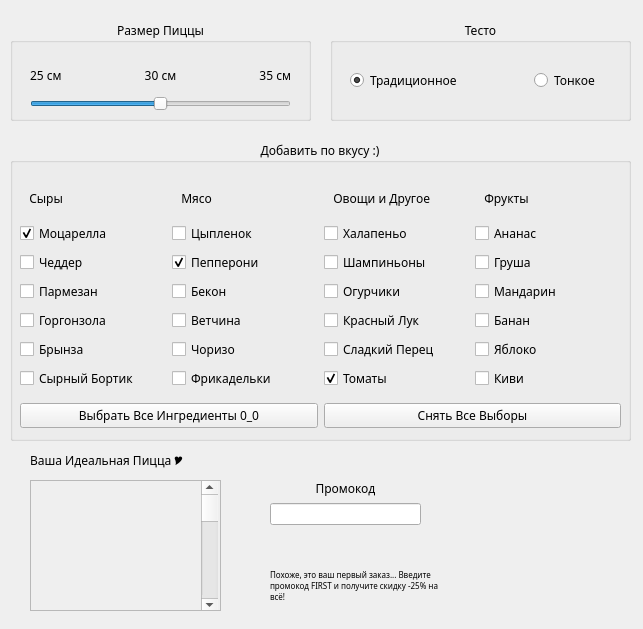
<?xml version="1.0" encoding="UTF-8"?>
<ui version="4.0">
 <class>MainWindow</class>
 <widget class="QMainWindow" name="MainWindow">
  <property name="geometry">
   <rect>
    <x>0</x>
    <y>0</y>
    <width>643</width>
    <height>629</height>
   </rect>
  </property>
  <property name="windowTitle">
   <string>Настройте Пиццу Под Себя! (Вартанян 4331)</string>
  </property>
  <widget class="QWidget" name="centralwidget">
   <widget class="QGroupBox" name="GroupBoxPizzaSize">
    <property name="geometry">
     <rect>
      <x>10</x>
      <y>20</y>
      <width>301</width>
      <height>101</height>
     </rect>
    </property>
    <property name="font">
     <font>
      <family>Century Gothic</family>
     </font>
    </property>
    <property name="title">
     <string>Размер Пиццы</string>
    </property>
    <property name="alignment">
     <set>Qt::AlignmentFlag::AlignCenter</set>
    </property>
    <widget class="QWidget" name="layoutWidget">
     <property name="geometry">
      <rect>
       <x>20</x>
       <y>40</y>
       <width>261</width>
       <height>51</height>
      </rect>
     </property>
     <layout class="QVBoxLayout" name="verticalLayout">
      <item>
       <layout class="QHBoxLayout" name="horizontalLayout">
        <item>
         <widget class="QLabel" name="PizzaSize25Label">
          <property name="text">
           <string>25 см</string>
          </property>
          <property name="alignment">
           <set>Qt::AlignmentFlag::AlignLeading|Qt::AlignmentFlag::AlignLeft|Qt::AlignmentFlag::AlignVCenter</set>
          </property>
         </widget>
        </item>
        <item>
         <widget class="QLabel" name="PizzaSize30Label">
          <property name="text">
           <string>30 см</string>
          </property>
          <property name="alignment">
           <set>Qt::AlignmentFlag::AlignCenter</set>
          </property>
         </widget>
        </item>
        <item>
         <widget class="QLabel" name="PizzaSize35Label">
          <property name="text">
           <string>35 см</string>
          </property>
          <property name="alignment">
           <set>Qt::AlignmentFlag::AlignRight|Qt::AlignmentFlag::AlignTrailing|Qt::AlignmentFlag::AlignVCenter</set>
          </property>
         </widget>
        </item>
       </layout>
      </item>
      <item>
       <widget class="QSlider" name="PizzaSizeSlider">
        <property name="minimum">
         <number>1</number>
        </property>
        <property name="maximum">
         <number>3</number>
        </property>
        <property name="singleStep">
         <number>1</number>
        </property>
        <property name="pageStep">
         <number>1</number>
        </property>
        <property name="sliderPosition">
         <number>2</number>
        </property>
        <property name="orientation">
         <enum>Qt::Orientation::Horizontal</enum>
        </property>
       </widget>
      </item>
     </layout>
    </widget>
   </widget>
   <widget class="QGroupBox" name="GroupBoxPizzaDough">
    <property name="geometry">
     <rect>
      <x>330</x>
      <y>20</y>
      <width>301</width>
      <height>101</height>
     </rect>
    </property>
    <property name="font">
     <font>
      <family>Century Gothic</family>
     </font>
    </property>
    <property name="title">
     <string>Тесто</string>
    </property>
    <property name="alignment">
     <set>Qt::AlignmentFlag::AlignCenter</set>
    </property>
    <widget class="QWidget" name="layoutWidget">
     <property name="geometry">
      <rect>
       <x>20</x>
       <y>30</y>
       <width>361</width>
       <height>61</height>
      </rect>
     </property>
     <layout class="QHBoxLayout" name="horizontalLayout_7">
      <item>
       <widget class="QRadioButton" name="PizzaDoughTradRadioButton">
        <property name="sizePolicy">
         <sizepolicy hsizetype="Minimum" vsizetype="Fixed">
          <horstretch>0</horstretch>
          <verstretch>0</verstretch>
         </sizepolicy>
        </property>
        <property name="text">
         <string>Традиционное</string>
        </property>
        <property name="checked">
         <bool>true</bool>
        </property>
       </widget>
      </item>
      <item>
       <widget class="QRadioButton" name="PizzaDoughThinRadioButton">
        <property name="layoutDirection">
         <enum>Qt::LayoutDirection::LeftToRight</enum>
        </property>
        <property name="text">
         <string>Тонкое</string>
        </property>
       </widget>
      </item>
     </layout>
    </widget>
   </widget>
   <widget class="QGroupBox" name="GroupBoxPizzaIngredients">
    <property name="geometry">
     <rect>
      <x>10</x>
      <y>140</y>
      <width>621</width>
      <height>301</height>
     </rect>
    </property>
    <property name="font">
     <font>
      <family>Century Gothic</family>
     </font>
    </property>
    <property name="title">
     <string>Добавить по вкусу :)</string>
    </property>
    <property name="alignment">
     <set>Qt::AlignmentFlag::AlignCenter</set>
    </property>
    <widget class="QWidget" name="layoutWidget">
     <property name="geometry">
      <rect>
       <x>10</x>
       <y>40</y>
       <width>601</width>
       <height>210</height>
      </rect>
     </property>
     <layout class="QHBoxLayout" name="horizontalLayout_3">
      <item>
       <layout class="QVBoxLayout" name="verticalLayout_6">
        <item>
         <widget class="QLabel" name="PizzaIngredientsCheesesLabel">
          <property name="text">
           <string>   Сыры</string>
          </property>
          <property name="alignment">
           <set>Qt::AlignmentFlag::AlignLeading|Qt::AlignmentFlag::AlignLeft|Qt::AlignmentFlag::AlignVCenter</set>
          </property>
         </widget>
        </item>
        <item>
         <layout class="QVBoxLayout" name="verticalLayout_3">
          <item>
           <widget class="QCheckBox" name="PizzaMozzarellaCheckBox">
            <property name="enabled">
             <bool>true</bool>
            </property>
            <property name="text">
             <string>Моцарелла</string>
            </property>
            <property name="checked">
             <bool>true</bool>
            </property>
           </widget>
          </item>
          <item>
           <widget class="QCheckBox" name="PizzaCheddarCheckBox">
            <property name="text">
             <string>Чеддер</string>
            </property>
           </widget>
          </item>
          <item>
           <widget class="QCheckBox" name="PizzaParmesanCheckBox">
            <property name="text">
             <string>Пармезан</string>
            </property>
           </widget>
          </item>
          <item>
           <widget class="QCheckBox" name="PizzaGorgonzolaCheckBox">
            <property name="text">
             <string>Горгонзола</string>
            </property>
           </widget>
          </item>
          <item>
           <widget class="QCheckBox" name="PizzaBrinzaCheckBox">
            <property name="text">
             <string>Брынза</string>
            </property>
           </widget>
          </item>
          <item>
           <widget class="QCheckBox" name="PizzaCheeseSideCheckBox">
            <property name="text">
             <string>Сырный Бортик</string>
            </property>
           </widget>
          </item>
         </layout>
        </item>
       </layout>
      </item>
      <item>
       <layout class="QVBoxLayout" name="verticalLayout_7">
        <item>
         <widget class="QLabel" name="PizzaIngredientsMeatLabel">
          <property name="text">
           <string>   Мясо</string>
          </property>
          <property name="alignment">
           <set>Qt::AlignmentFlag::AlignLeading|Qt::AlignmentFlag::AlignLeft|Qt::AlignmentFlag::AlignVCenter</set>
          </property>
         </widget>
        </item>
        <item>
         <layout class="QVBoxLayout" name="verticalLayout_4">
          <item>
           <widget class="QCheckBox" name="PizzaChickenCheckBox">
            <property name="text">
             <string>Цыпленок</string>
            </property>
           </widget>
          </item>
          <item>
           <widget class="QCheckBox" name="PizzaPepperoniCheckBox">
            <property name="text">
             <string>Пепперони</string>
            </property>
            <property name="checked">
             <bool>true</bool>
            </property>
           </widget>
          </item>
          <item>
           <widget class="QCheckBox" name="PizzaBaconCheckBox">
            <property name="text">
             <string>Бекон</string>
            </property>
           </widget>
          </item>
          <item>
           <widget class="QCheckBox" name="PizzaHamCheckBox">
            <property name="text">
             <string>Ветчина</string>
            </property>
           </widget>
          </item>
          <item>
           <widget class="QCheckBox" name="PizzaChorizoCheckBox">
            <property name="text">
             <string>Чоризо</string>
            </property>
           </widget>
          </item>
          <item>
           <widget class="QCheckBox" name="PizzaMeatballsCheckBox">
            <property name="text">
             <string>Фрикадельки</string>
            </property>
           </widget>
          </item>
         </layout>
        </item>
       </layout>
      </item>
      <item>
       <layout class="QVBoxLayout" name="verticalLayout_8">
        <item>
         <widget class="QLabel" name="PizzaIngredientsVegiesLabel">
          <property name="text">
           <string>   Овощи и Другое</string>
          </property>
          <property name="alignment">
           <set>Qt::AlignmentFlag::AlignLeading|Qt::AlignmentFlag::AlignLeft|Qt::AlignmentFlag::AlignVCenter</set>
          </property>
         </widget>
        </item>
        <item>
         <layout class="QVBoxLayout" name="verticalLayout_5">
          <item>
           <widget class="QCheckBox" name="PizzaJalapenoCheckBox">
            <property name="text">
             <string>Халапеньо</string>
            </property>
           </widget>
          </item>
          <item>
           <widget class="QCheckBox" name="PizzaChampignogsCheckBox">
            <property name="text">
             <string>Шампиньоны</string>
            </property>
           </widget>
          </item>
          <item>
           <widget class="QCheckBox" name="PizzaCucumbersCheckBox">
            <property name="text">
             <string>Огурчики</string>
            </property>
           </widget>
          </item>
          <item>
           <widget class="QCheckBox" name="PizzaRedOnionCheckBox">
            <property name="text">
             <string>Красный Лук</string>
            </property>
           </widget>
          </item>
          <item>
           <widget class="QCheckBox" name="PizzaSweerPepperCheckBox">
            <property name="text">
             <string>Сладкий Перец</string>
            </property>
           </widget>
          </item>
          <item>
           <widget class="QCheckBox" name="PizzaTomatoesCheckBox">
            <property name="text">
             <string>Томаты</string>
            </property>
            <property name="checked">
             <bool>true</bool>
            </property>
           </widget>
          </item>
         </layout>
        </item>
       </layout>
      </item>
      <item>
       <layout class="QVBoxLayout" name="verticalLayout_9">
        <item>
         <widget class="QLabel" name="PizzaIngredientsFruitsLabel">
          <property name="text">
           <string>   Фрукты</string>
          </property>
          <property name="alignment">
           <set>Qt::AlignmentFlag::AlignLeading|Qt::AlignmentFlag::AlignLeft|Qt::AlignmentFlag::AlignVCenter</set>
          </property>
         </widget>
        </item>
        <item>
         <layout class="QVBoxLayout" name="verticalLayout_10">
          <item>
           <widget class="QCheckBox" name="PizzaPineappleCheckBox">
            <property name="text">
             <string>Ананас</string>
            </property>
           </widget>
          </item>
          <item>
           <widget class="QCheckBox" name="PizzaPearCheckBox">
            <property name="text">
             <string>Груша</string>
            </property>
           </widget>
          </item>
          <item>
           <widget class="QCheckBox" name="PizzaMandarinCheckBox">
            <property name="text">
             <string>Мандарин</string>
            </property>
           </widget>
          </item>
          <item>
           <widget class="QCheckBox" name="PizzaBananasCheckBox">
            <property name="text">
             <string>Банан</string>
            </property>
           </widget>
          </item>
          <item>
           <widget class="QCheckBox" name="PizzaAppleCheckBox">
            <property name="text">
             <string>Яблоко</string>
            </property>
           </widget>
          </item>
          <item>
           <widget class="QCheckBox" name="PizzaKiwiCheckBox">
            <property name="text">
             <string>Киви</string>
            </property>
           </widget>
          </item>
         </layout>
        </item>
       </layout>
      </item>
     </layout>
    </widget>
    <widget class="QWidget" name="layoutWidget">
     <property name="geometry">
      <rect>
       <x>10</x>
       <y>260</y>
       <width>601</width>
       <height>31</height>
      </rect>
     </property>
     <layout class="QHBoxLayout" name="horizontalLayout_5">
      <item>
       <widget class="QPushButton" name="PizzaChooseAllPushButton">
        <property name="text">
         <string>Выбрать Все Ингредиенты 0_0</string>
        </property>
       </widget>
      </item>
      <item>
       <widget class="QPushButton" name="PizzaUnChooseAllPushButton">
        <property name="text">
         <string>Снять Все Выборы</string>
        </property>
       </widget>
      </item>
     </layout>
    </widget>
   </widget>
   <widget class="QLabel" name="label">
    <property name="geometry">
     <rect>
      <x>30</x>
      <y>450</y>
      <width>200</width>
      <height>20</height>
     </rect>
    </property>
    <property name="font">
     <font>
      <family>Century Gothic</family>
     </font>
    </property>
    <property name="text">
     <string>Ваша Идеальная Пицца 🎔</string>
    </property>
   </widget>
   <widget class="QWidget" name="layoutWidget">
    <property name="geometry">
     <rect>
      <x>270</x>
      <y>480</y>
      <width>151</width>
      <height>81</height>
     </rect>
    </property>
    <layout class="QVBoxLayout" name="verticalLayout_2">
     <item>
      <layout class="QVBoxLayout" name="verticalLayout_12">
       <item>
        <widget class="QLabel" name="PizzaPromoLabel">
         <property name="font">
          <font>
           <family>Century Gothic</family>
          </font>
         </property>
         <property name="text">
          <string>Промокод</string>
         </property>
         <property name="alignment">
          <set>Qt::AlignmentFlag::AlignCenter</set>
         </property>
        </widget>
       </item>
       <item>
        <widget class="QLineEdit" name="PizzaPromocode">
         <property name="text">
          <string/>
         </property>
        </widget>
       </item>
      </layout>
     </item>
     <item>
      <widget class="QLabel" name="PromoFeedback">
       <property name="font">
        <font>
         <family>Century Gothic</family>
         <pointsize>7</pointsize>
        </font>
       </property>
       <property name="text">
        <string/>
       </property>
      </widget>
     </item>
    </layout>
   </widget>
   <widget class="QScrollArea" name="scrollArea">
    <property name="geometry">
     <rect>
      <x>30</x>
      <y>480</y>
      <width>191</width>
      <height>131</height>
     </rect>
    </property>
    <property name="widgetResizable">
     <bool>true</bool>
    </property>
    <widget class="QWidget" name="scrollAreaWidgetContents">
     <property name="geometry">
      <rect>
       <x>0</x>
       <y>0</y>
       <width>189</width>
       <height>129</height>
      </rect>
     </property>
     <widget class="QScrollBar" name="verticalScrollBar">
      <property name="geometry">
       <rect>
        <x>170</x>
        <y>0</y>
        <width>17</width>
        <height>131</height>
       </rect>
      </property>
      <property name="font">
       <font>
        <pointsize>6</pointsize>
       </font>
      </property>
      <property name="orientation">
       <enum>Qt::Orientation::Vertical</enum>
      </property>
      <property name="invertedAppearance">
       <bool>false</bool>
      </property>
     </widget>
    </widget>
   </widget>
   <widget class="QLabel" name="PizzaHintPromoLabel1">
    <property name="geometry">
     <rect>
      <x>270</x>
      <y>560</y>
      <width>171</width>
      <height>51</height>
     </rect>
    </property>
    <property name="font">
     <font>
      <family>Century Gothic</family>
      <pointsize>6</pointsize>
     </font>
    </property>
    <property name="text">
     <string>Похоже, это ваш первый заказ... Введите промокод FIRST и получите скидку -25% на всё!</string>
    </property>
    <property name="wordWrap">
     <bool>true</bool>
    </property>
   </widget>
   <widget class="QLabel" name="CheckSumm">
    <property name="geometry">
     <rect>
      <x>450</x>
      <y>480</y>
      <width>171</width>
      <height>91</height>
     </rect>
    </property>
    <property name="font">
     <font>
      <family>Century Gothic</family>
     </font>
    </property>
    <property name="layoutDirection">
     <enum>Qt::LayoutDirection::LeftToRight</enum>
    </property>
    <property name="text">
     <string/>
    </property>
    <property name="alignment">
     <set>Qt::AlignmentFlag::AlignLeading|Qt::AlignmentFlag::AlignLeft|Qt::AlignmentFlag::AlignVCenter</set>
    </property>
    <property name="wordWrap">
     <bool>true</bool>
    </property>
   </widget>
  </widget>
 </widget>
 <resources/>
 <connections/>
</ui>
